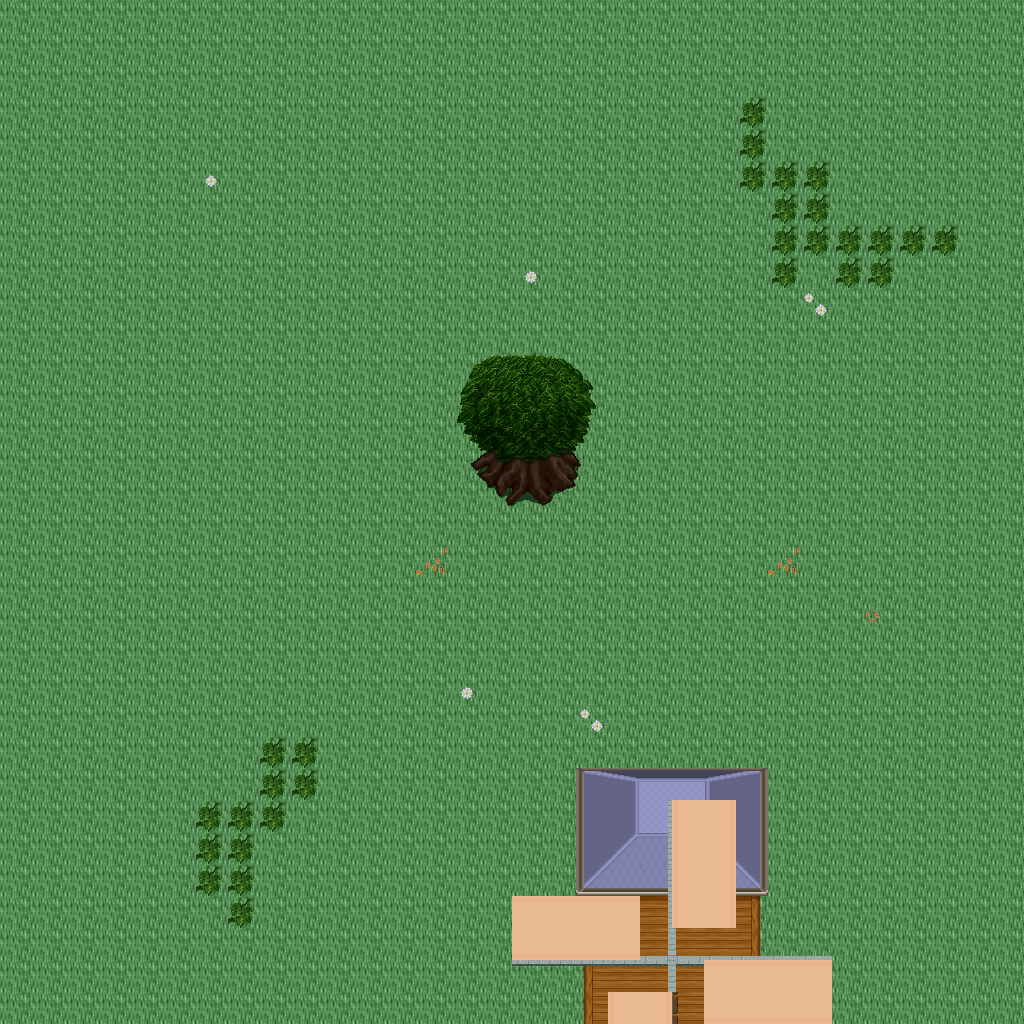

A level layout from a 2D game, rendered from its tile map. Below: a short description, then the map file with tile-grid data replaced by summaries:
An orthogonal 32x32 tile map with 32x32 px tiles, 5 tile layers (Ground, Objects, Objects2, Above, ...), 1 hidden layer not drawn, 38 tilesets.

<map version="1.10" tiledversion="1.11.0" orientation="orthogonal" renderorder="right-down" width="32" height="32" tilewidth="32" tileheight="32" infinite="0" nextlayerid="11" nextobjectid="1">
 <tileset firstgid="1" name="ground_ground" tilewidth="32" tileheight="32" tilecount="33" columns="3">
  <image source="../drawable/ground_ground.png" width="96" height="352" />
 </tileset>
 <tileset firstgid="34" name="ground_brown_paving" tilewidth="32" tileheight="32" tilecount="2" columns="2">
  <image source="../drawable/ground_brown_paving.png" width="64" height="32" />
 </tileset>
 <tileset firstgid="36" name="plant_leaves" tilewidth="32" tileheight="32" tilecount="8" columns="4">
  <image source="../drawable/plant_leaves.png" width="128" height="64" />
 </tileset>
 <tileset firstgid="44" name="plant_grasses" tilewidth="32" tileheight="32" tilecount="6" columns="3">
  <image source="../drawable/plant_grasses.png" width="96" height="64" />
 </tileset>
 <tileset firstgid="50" name="plant_flower_daisy_white" tilewidth="32" tileheight="32" tilecount="8" columns="2">
  <image source="../drawable/plant_flower_daisy_white.png" width="64" height="128" />
 </tileset>
 <tileset firstgid="58" name="ground_grass_edges" tilewidth="32" tileheight="32" tilecount="36" columns="12">
  <image source="../drawable/ground_grass_edges.png" width="384" height="96" />
 </tileset>
 <tileset firstgid="94" name="building_wall_wall_brown" tilewidth="32" tileheight="32" tilecount="12" columns="3">
  <image source="../drawable/building_wall_wall_brown.png" width="96" height="128" />
 </tileset>
 <tileset firstgid="106" name="ground_square_patch" tilewidth="32" tileheight="32" tilecount="9" columns="3">
  <image source="../drawable/ground_square_patch.png" width="96" height="96" />
 </tileset>
 <tileset firstgid="115" name="plant_flower_daisy_red" tilewidth="32" tileheight="32" tilecount="8" columns="2">
  <image source="../drawable/plant_flower_daisy_red.png" width="64" height="128" />
 </tileset>
 <tileset firstgid="123" name="plant_bush_bushes" tilewidth="32" tileheight="32" tilecount="10" columns="5">
  <image source="../drawable/plant_bush_bushes.png" width="160" height="64" />
 </tileset>
 <tileset firstgid="133" name="building_fence_fence_chunky" tilewidth="32" tileheight="32" tilecount="21" columns="3">
  <image source="../drawable/building_fence_fence_chunky.png" width="96" height="224" />
 </tileset>
 <tileset firstgid="154" name="plant_tree_tree_darkgreen" tilewidth="32" tileheight="32" tilecount="88" columns="8">
  <image source="../drawable/plant_tree_tree_darkgreen.png" width="256" height="352" />
 </tileset>
 <tileset firstgid="242" name="ground_rock_pebbles" tilewidth="32" tileheight="32" tilecount="3" columns="1">
  <image source="../drawable/ground_rock_pebbles.png" width="32" height="96" />
 </tileset>
 <tileset firstgid="245" name="building_door_door_n" tilewidth="32" tileheight="32" tilecount="6" columns="3">
  <image source="../drawable/building_door_door_n.png" width="96" height="64" />
 </tileset>
 <tileset firstgid="251" name="item_postbox_2" tilewidth="32" tileheight="32" tilecount="2" columns="1">
  <image source="../drawable/item_postbox_2.png" width="32" height="64" />
 </tileset>
 <tileset firstgid="253" name="building_decoration_banner" tilewidth="32" tileheight="32" tilecount="12" columns="1">
  <image source="../drawable/building_decoration_banner.png" width="32" height="384" />
 </tileset>
 <tileset firstgid="265" name="building_door_closed" tilewidth="32" tileheight="32" tilecount="1" columns="1">
  <image source="../drawable/building_door_closed.png" width="32" height="32" />
 </tileset>
 <tileset firstgid="266" name="building_window_window_right" tilewidth="32" tileheight="32" tilecount="2" columns="2">
  <image source="../drawable/building_window_window_right.png" width="64" height="32" />
 </tileset>
 <tileset firstgid="268" name="item_pot_barrel" tilewidth="32" tileheight="32" tilecount="2" columns="1">
  <image source="../drawable/item_pot_barrel.png" width="32" height="64" />
 </tileset>
 <tileset firstgid="270" name="building_window_window_long" tilewidth="32" tileheight="32" tilecount="3" columns="3">
  <image source="../drawable/building_window_window_long.png" width="96" height="32" />
 </tileset>
 <tileset firstgid="273" name="building_window_window_left" tilewidth="32" tileheight="32" tilecount="2" columns="2">
  <image source="../drawable/building_window_window_left.png" width="64" height="32" />
 </tileset>
 <tileset firstgid="275" name="building_roof_blue" tilewidth="32" tileheight="32" tilecount="20" columns="5">
  <image source="../drawable/building_roof_blue.png" width="160" height="128" />
 </tileset>
 <tileset firstgid="295" name="building_roof_red" tilewidth="32" tileheight="32" tilecount="20" columns="5">
  <image source="../drawable/building_roof_red.png" width="160" height="128" />
 </tileset>
 <tileset firstgid="315" name="building_wall_bricked_edges" tilewidth="32" tileheight="32" tilecount="25" columns="5">
  <image source="../drawable/building_wall_bricked_edges.png" width="160" height="160" />
 </tileset>
 <tileset firstgid="340" name="building_wall_earthen_3" tilewidth="32" tileheight="32" tilecount="28" columns="4">
  <image source="../drawable/building_wall_earthen_3.png" width="128" height="224" />
 </tileset>
 <tileset firstgid="368" name="building_decoration_chimney" tilewidth="32" tileheight="32" tilecount="2" columns="1">
  <image source="../drawable/building_decoration_chimney.png" width="32" height="64" />
 </tileset>
 <tileset firstgid="370" name="logic_creature_rodent" tilewidth="32" tileheight="32" tilecount="8" columns="8">
  <image source="../drawable/logic_creature_rodent.png" width="256" height="32" />
 </tileset>
 <tileset firstgid="378" name="logic_item_sheepfood" tilewidth="32" tileheight="32" tilecount="1" columns="1">
  <image source="../drawable/logic_item_sheepfood.png" width="32" height="32" />
 </tileset>
 <tileset firstgid="379" name="logic_item_vegetable" tilewidth="32" tileheight="32" tilecount="16" columns="8">
  <image source="../drawable/logic_item_vegetable.png" width="256" height="64" />
 </tileset>
 <tileset firstgid="395" name="logic_creature_gnome" tilewidth="32" tileheight="32" tilecount="6" columns="6">
  <image source="../drawable/logic_creature_gnome.png" width="192" height="32" />
 </tileset>
 <tileset firstgid="401" name="logic_item_corn" tilewidth="32" tileheight="32" tilecount="5" columns="5">
  <image source="../drawable/logic_item_corn.png" width="160" height="32" />
 </tileset>
 <tileset firstgid="406" name="logic_collision" tilewidth="32" tileheight="32" tilecount="1" columns="1">
  <image source="../drawable/logic_collision.png" width="32" height="32" />
 </tileset>
 <tileset firstgid="407" name="building_decoration_mill_sail" tilewidth="32" tileheight="32" tilecount="4" columns="2">
  <image source="../drawable/building_decoration_mill_sail.png" width="64" height="64" />
 </tileset>
 <tileset firstgid="411" name="ground_green_paving" tilewidth="32" tileheight="32" tilecount="18" columns="3">
  <image source="../drawable/ground_green_paving.png" width="96" height="192" />
 </tileset>
 <tileset firstgid="429" name="light_light_5x5" tilewidth="32" tileheight="32" tilecount="25" columns="5">
  <image source="../drawable/light_light_5x5.png" width="160" height="160" />
 </tileset>
 <tileset firstgid="454" name="furniture_light_small_oil_lamp" tilewidth="32" tileheight="32" tilecount="8" columns="2">
  <image source="../drawable/furniture_light_small_oil_lamp.png" width="64" height="128" />
 </tileset>
 <tileset firstgid="462" name="logic_creature_reptile" tilewidth="32" tileheight="32" tilecount="7" columns="7">
  <image source="../drawable/logic_creature_reptile.png" width="224" height="32" />
 </tileset>
 <tileset firstgid="469" name="logic_creature_fowl" tilewidth="32" tileheight="32" tilecount="6" columns="6">
  <image source="../drawable/logic_creature_fowl.png" width="192" height="32" />
 </tileset>
 <layer id="1" name="Ground" width="32" height="32">
  <data>[1024 cells, 1024 non-empty, 1 distinct tile ids]</data>
 </layer>
 <layer id="2" name="Objects" width="32" height="32">
  <data>[1024 cells, 8 non-empty, 5 distinct tile ids]</data>
 </layer>
 <layer id="3" name="Objects2" width="32" height="32">
  <data>[1024 cells, 33 non-empty, 6 distinct tile ids]</data>
 </layer>
 <layer id="4" name="Above" width="32" height="32">
  <data>[1024 cells, 66 non-empty, 41 distinct tile ids]</data>
 </layer>
 <layer id="5" name="Above2" width="32" height="32">
  <data>[1024 cells, 43 non-empty, 12 distinct tile ids]</data>
 </layer>
 <layer id="6" name="Walkable" width="32" height="32" visible="0">
  <data>[1024 cells, 34 non-empty, 1 distinct tile ids]</data>
 </layer>
 <objectgroup id="7" name="Mapevents" />
 <objectgroup id="8" name="Spawn" />
 <objectgroup id="9" name="Keys" />
 <objectgroup id="10" name="Replace" />
</map>
